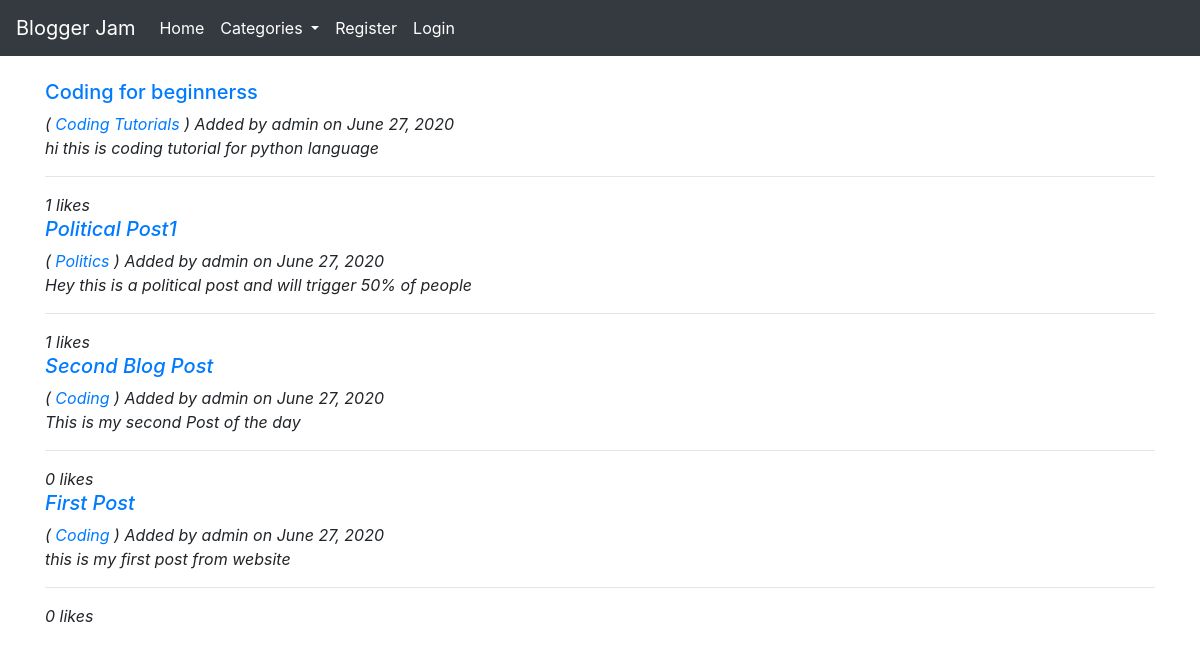
The page / on the database its author committed.
### blog/models.py (models this page shows, shortened)
class Post(models.Model):
    title = models.CharField(max_length=255)
    author = models.ForeignKey(User, on_delete=models.CASCADE)
    category = models.ForeignKey(Category, on_delete=models.CASCADE)
    body = models.TextField()
    title_tag = models.CharField(max_length=255)
    publish_date = models.DateField(auto_now_add=True)
    likes = models.ManyToManyField(User, related_name='blog_posts')
    def total_likes(self):
        return self.likes.count()

class Category(models.Model):
    name = models.CharField(max_length=255)
    def __str__(self):
        return self.name

### blog/views.py (the view)
# urls.py: path('', HomeView.as_view(), name='home'),
class HomeView(ListView):
    model = Post
    template_name = 'home.html'
    ordering = ['-id','-publish_date'] #to order by creation without having a date in model use ['-id']
    def get_context_data(self, *args, **kwargs):
        cat_menu = Category.objects.all()
        context = super(HomeView, self).get_context_data(*args, **kwargs)
        context['cat_menu'] = cat_menu
        return context

### blog/templates/home.html
{% extends 'base.html' %}
{% block content %}
{% for post in object_list %}
<div>
    <a href="{% url 'blog_detail' post.pk %}"><h5>{{post.title}}</h5></a>
    <em>( <a href="{% url 'category_blogs' post.category %}">{{post.category}}</a> )</em>
    <em>Added by {{post.author}} on {{post.publish_date}}</>
    <p>{{post.body | slice:":200"}}</p>
    <hr>
    {{post.total_likes }} likes
    <br>
</div>
{% endfor %}
{% endblock %}

### blog/templates/base.html (shortened to what this page needs)
<!doctype html>
<html lang="en">
  <head>
    <link rel="stylesheet" href="https://stackpath.bootstrapcdn.com/bootstrap/4.5.0/css/bootstrap.min.css">
  </head>
  <body>
      {% include 'navbar.html' %}
      <br>
    <div class="container">
        {% block content %}
        {% endblock %}
    </div>
  </body>
</html>

### blog/templates/navbar.html (shortened to what this page needs)
<nav class="navbar navbar-expand-lg navbar-dark bg-dark">
    <a class="navbar-brand" href="#">Blogger Jam    </a>
    <div class="collapse navbar-collapse" id="navbarSupportedContent">
      <ul class="navbar-nav mr-auto">
        <li class="nav-item active">
          <a class="nav-link" href="{% url 'home' %}">Home <span class="sr-only">(current)</span></a>
        </li>
        {% if cat_menu %}
        <li class="nav-item dropdown active">
          <a class="nav-link dropdown-toggle" href="#" id="navbarDropdown" role="button" data-toggle="dropdown" aria-haspopup="true" aria-expanded="false">
            Categories
          </a>
        </li>
        {% endif %}
        {% if user.is_authenticated %}
        <li class="nav-item active">
          <a class="nav-link" href="{% url 'add_blog' %}">Add Blog</a>
        </li>
        <li class="nav-item active">
          <a class="nav-link" href="{% url 'logout' %}">Logout</a>
        </li>
        {% else %}
          <li class="nav-item active">
            <a class="nav-link" href="{% url 'register' %}">Register</a>
          </li>
          <li class="nav-item active">
            <a class="nav-link" href="{% url 'login' %}">Login</a>
          </li>
        {% endif %}
      </ul>
    </div>
  </nav>

### rows shown on the page
Post: title "Coding for beginnerss", category "Coding Tutorials", author "admin", publish_date "June 27, 2020", body "hi this is coding tutorial for python language", total_likes "1"
Post: title "Political Post1", category "Politics", author "admin", publish_date "June 27, 2020", body "Hey this is a political post and will trigger 50% of people", total_likes "1"
Post: title "Second Blog Post", category "Coding", author "admin", publish_date "June 27, 2020", body "This is my second Post of the day", total_likes "0"
Post: title "First Post", category "Coding", author "admin", publish_date "June 27, 2020", body "this is my first post from website", total_likes "0"
